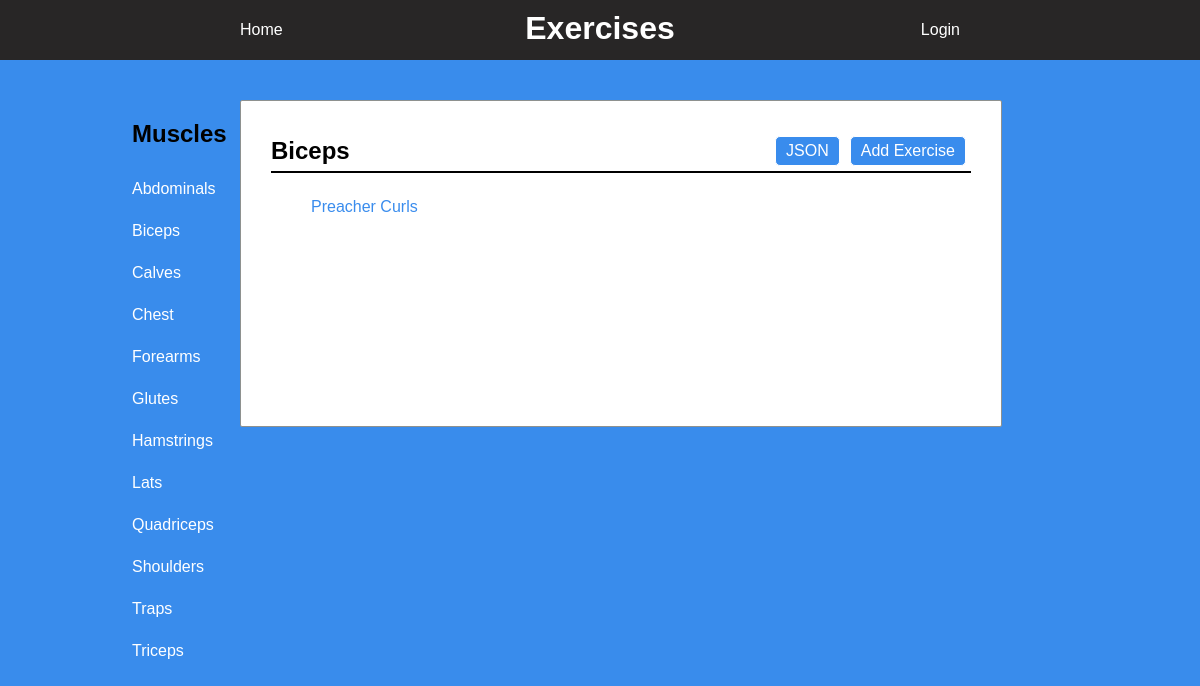
/Biceps/exercises, run on the app's committed database.
### database_setup.py (models this page shows, shortened)
class BodyParts(Base):
	__tablename__ = 'bodyParts'
	id = Column(Integer, primary_key=True)
	name = Column(String, unique=True)

class Exercises(Base):
    __tablename__ = 'exercises'
    id = Column(Integer, primary_key=True)
    name = Column(String, unique=True)
    description = Column(String)
    bodyPart_id = Column(Integer, ForeignKey('bodyParts.id'))
    bodyPart = relationship(BodyParts)
    user_id = Column(Integer, ForeignKey('user.id'))
    user = relationship(User)

### main.py (the view)
@app.route('/<muscle_name>/exercises', methods=['GET'])
def view_exercises(muscle_name):
    muscle = (
        session.query(BodyParts)
        .filter_by(name=muscle_name)
        .one()
        )
    exercises = (session.query(Exercises)
        .filter_by(bodyPart_id=muscle.id)
        .all()
        )
    return render_template('exercises.html', exercises=exercises, muscle=muscle, muscles=muscles)

### templates/exercises.html (shortened to what this page needs)
<!DOCTYPE html>
<html lang="en" dir="ltr">
  <head>
    <link rel= "stylesheet" type= "text/css" href= "{{ url_for('static',filename='css/style.css') }}">
  </head>
  <body>
    <div class="banner">
      <a id ="home" href="{{url_for('main')}}">Home</a>
      <h1 id="title">Exercises</h1>
      {%if 'username' not in session %}
      <a id="login" href="{{url_for('showLogin')}}">Login</a>
      {% else %}
      <a id="login" href="{{url_for('disconnect')}}">Disconnect</a>
      {% endif %}
    </div>
    <div class="main">
      <div class="bodyContainer">
        <div class="sideBanner">
            <h2 id="sideBannerHeader">Muscles</h2>
            {% for i in muscles %}
            <a href="{{url_for('view_exercises', muscle_name = i.name)}}">{{ i.name }}</a>
            {% endfor %}
        </div>
        <div class="content">
          <div id="content-header">
            <h2>{{ muscle.name}}</h2>
            <a href="{{url_for('view_exercises_json', muscle_name = muscle.name)}}">JSON</a>
            <a href="{{url_for('add_exercise', muscle_name = muscle.name)}}">Add Exercise</a>
          </div>
          <div class="content-body">
            {% for i in exercises %}
            <a id="exercise" href="{{url_for('view_exercise', muscle_name = muscle.name, exercise_name = i.name)}}">{{ i.name }}</a>
            {% endfor %}
          </div>
        </div>
      </div>
    </div>
  </body>
</html>

### static/css/style.css (style rules this page uses)
body { background-color: rgba(36, 128, 235, 0.9); font-family: Sans-serif; position: static; }
.main { max-width: 960px; margin:auto; margin-top: 100px; }
.banner { display: inline-flex; justify-content: center; width: 100%; height: 60px; background-color: #282626; opacity: 1; text-align: center; position: fixed; top: 0px; left: 0px; z-index: 1; }
#home, #login { position: absolute; border: 0px; color: white; bottom: 35%; text-decoration: none; }
#home { left: 20%; }
#login { right: 20%; }
.banner #title { color: white; height: 30px; text-align: center; margin-bottom: 10px; margin-top: 10px; }
#content-header { position: relative; max-height: 40px; border-bottom: 2px solid black; margin: 10px 10px 10px 10px; display: flex; align-items: center; }
#content-header a { text-decoration: none; color: white; background-color: rgba(36, 128, 235, 0.9); padding: 5px 10px; border-radius: 5px; justify-content: flex-end; margin: 5px; border: white 1px solid; }
#content-header h2 { margin-right: auto; }
.bodyContainer { position: relative; width: 960px; }
.sideBanner { width: 121px; height: 100%; float:left; display: block; position: fixed; overflow: hidden; }
.sideBanner a { display: block; text-decoration: none; color: white; padding: 12px; }
.sideBanner h2 { padding-left: 12px; }
.content { width: 720px; background-color: white; margin-left: 120px; padding: 20px; border-radius: 2px; border: 0.5px solid rgb(142, 145, 143); padding-bottom: 200px; overflow-y: hidden; }
.content-body { margin: 25px 10px 10px 10px; }
#exercise { width: 150px; border-radius: 2px; text-decoration: none; text-align: center; padding: 15px 30px; height: 15px; margin: 10px; color: rgba(36, 128, 235, 0.9); border-radius: 5px; }

### data on the page
BodyParts: name "Abdominals"
BodyParts: name "Biceps"
BodyParts: name "Calves"
BodyParts: name "Chest"
BodyParts: name "Forearms"
BodyParts: name "Glutes"
BodyParts: name "Hamstrings"
BodyParts: name "Lats"
BodyParts: name "Quadriceps"
BodyParts: name "Shoulders"
BodyParts: name "Traps"
BodyParts: name "Triceps"
Exercises: name "Preacher Curls"
